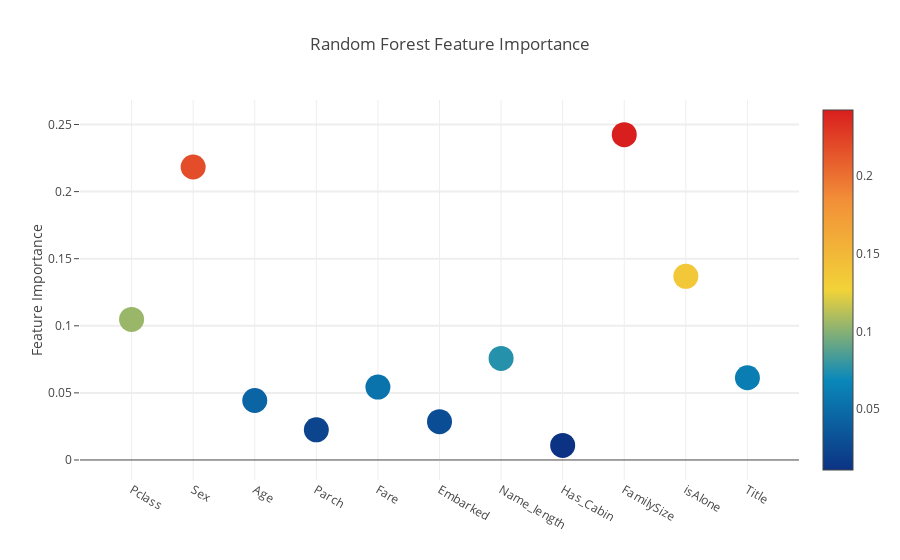
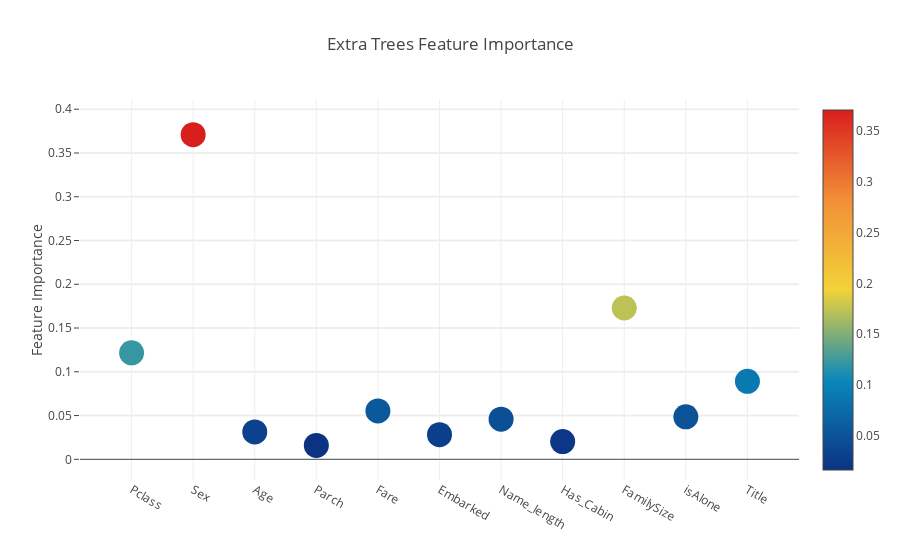
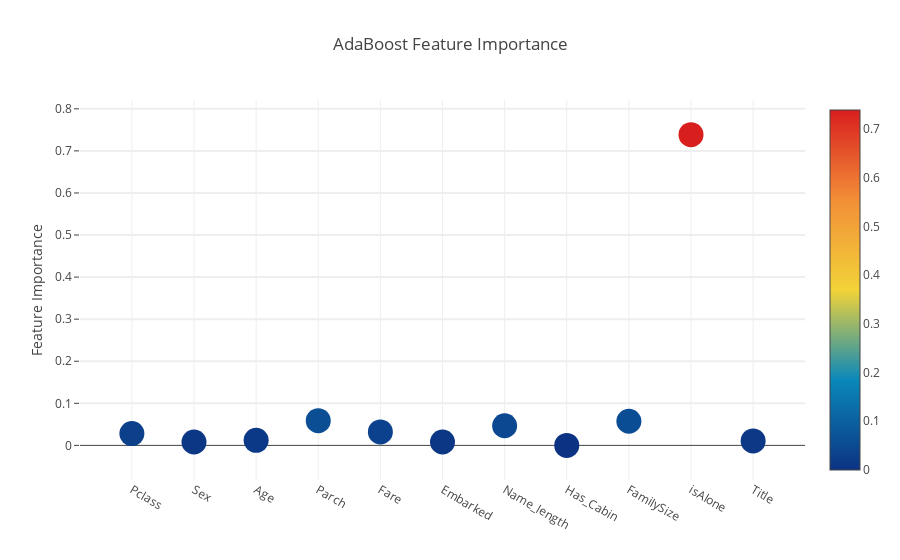
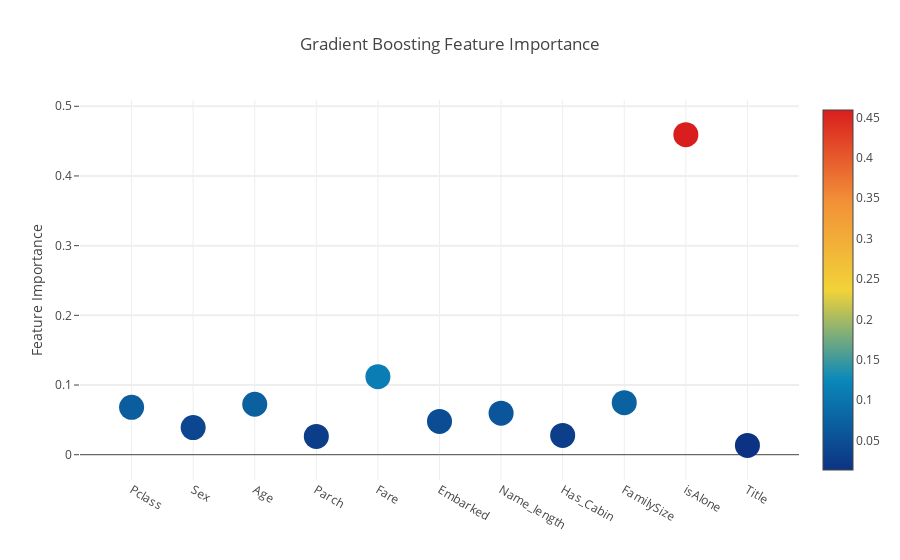

Here is the notebook cell these charts were saved with, in order:
### Code cell
# Scatter plot 
trace = go.Scatter(
    y = feature_dataframe['Random Forest feature importances'].values,
    x = feature_dataframe['features'].values,
    mode='markers',
    marker=dict(
        sizemode = 'diameter',
        sizeref = 1,
        size = 25,
#       size= feature_dataframe['AdaBoost feature importances'].values,
        #color = np.random.randn(500), #set color equal to a variable
        color = feature_dataframe['Random Forest feature importances'].values,
        colorscale='Portland',
        showscale=True
    ),
    text = feature_dataframe['features'].values
)
data = [trace]

layout= go.Layout(
    autosize= True,
    title= 'Random Forest Feature Importance',
    hovermode= 'closest',
#     xaxis= dict(
#         title= 'Pop',
#         ticklen= 5,
#         zeroline= False,
#         gridwidth= 2,
#     ),
    yaxis=dict(
        title= 'Feature Importance',
        ticklen= 5,
        gridwidth= 2
    ),
    showlegend= False
)
fig = go.Figure(data=data, layout=layout)
py.iplot(fig,filename='scatter2010')

# Scatter plot 
trace = go.Scatter(
    y = feature_dataframe['Extra Trees  feature importances'].values,
    x = feature_dataframe['features'].values,
    mode='markers',
    marker=dict(
        sizemode = 'diameter',
        sizeref = 1,
        size = 25,
#       size= feature_dataframe['AdaBoost feature importances'].values,
        #color = np.random.randn(500), #set color equal to a variable
        color = feature_dataframe['Extra Trees  feature importances'].values,
        colorscale='Portland',
        showscale=True
    ),
    text = feature_dataframe['features'].values
)
data = [trace]

layout= go.Layout(
    autosize= True,
    title= 'Extra Trees Feature Importance',
    hovermode= 'closest',
#     xaxis= dict(
#         title= 'Pop',
#         ticklen= 5,
#         zeroline= False,
#         gridwidth= 2,
#     ),
    yaxis=dict(
        title= 'Feature Importance',
        ticklen= 5,
        gridwidth= 2
    ),
    showlegend= False
)
fig = go.Figure(data=data, layout=layout)
py.iplot(fig,filename='scatter2010')

# Scatter plot 
trace = go.Scatter(
    y = feature_dataframe['AdaBoost feature importances'].values,
    x = feature_dataframe['features'].values,
    mode='markers',
    marker=dict(
        sizemode = 'diameter',
        sizeref = 1,
        size = 25,
#       size= feature_dataframe['AdaBoost feature importances'].values,
        #color = np.random.randn(500), #set color equal to a variable
        color = feature_dataframe['AdaBoost feature importances'].values,
        colorscale='Portland',
        showscale=True
    ),
    text = feature_dataframe['features'].values
)
data = [trace]

layout= go.Layout(
    autosize= True,
    title= 'AdaBoost Feature Importance',
    hovermode= 'closest',
#     xaxis= dict(
#         title= 'Pop',
#         ticklen= 5,
#         zeroline= False,
#         gridwidth= 2,
#     ),
    yaxis=dict(
        title= 'Feature Importance',
        ticklen= 5,
        gridwidth= 2
    ),
    showlegend= False
)
fig = go.Figure(data=data, layout=layout)
py.iplot(fig,filename='scatter2010')

# Scatter plot 
trace = go.Scatter(
    y = feature_dataframe['Gradient Boost feature importances'].values,
    x = feature_dataframe['features'].values,
    mode='markers',
    marker=dict(
        sizemode = 'diameter',
        sizeref = 1,
        size = 25,
#       size= feature_dataframe['AdaBoost feature importances'].values,
        #color = np.random.randn(500), #set color equal to a variable
        color = feature_dataframe['Gradient Boost feature importances'].values,
        colorscale='Portland',
        showscale=True
    ),
    text = feature_dataframe['features'].values
)
data = [trace]

layout= go.Layout(
    autosize= True,
    title= 'Gradient Boosting Feature Importance',
    hovermode= 'closest',
#     xaxis= dict(
#         title= 'Pop',
#         ticklen= 5,
#         zeroline= False,
#         gridwidth= 2,
#     ),
    yaxis=dict(
        title= 'Feature Importance',
        ticklen= 5,
        gridwidth= 2
    ),
    showlegend= False
)
fig = go.Figure(data=data, layout=layout)
py.iplot(fig,filename='scatter2010')

### Figure 1 — Plotly figure (JSON) as saved in the notebook; plotly's stock layout.template omitted (floating-point values rounded to 4 significant figures)
{"data": [{"marker": {"color": [0.1047, 0.2184, 0.04433, 0.02249, 0.05433, 0.02854, 0.0757, 0.01088, 0.2425, 0.1369, 0.06128], "colorscale": "Portland", "showscale": true, "size": 25, "sizemode": "diameter", "sizeref": 1}, "mode": "markers", "text": ["Pclass", "Sex", "Age", "Parch", "Fare", "Embarked", "Name_length", "Has_Cabin", "FamilySize", "isAlone", "Title"], "type": "scatter", "x": ["Pclass", "Sex", "Age", "Parch", "Fare", "Embarked", "Name_length", "Has_Cabin", "FamilySize", "isAlone", "Title"], "y": [0.1047, 0.2184, 0.04433, 0.02249, 0.05433, 0.02854, 0.0757, 0.01088, 0.2425, 0.1369, 0.06128]}], "layout": {"autosize": true, "hovermode": "closest", "showlegend": false, "title": "Random Forest Feature Importance", "yaxis": {"gridwidth": 2, "ticklen": 5, "title": "Feature Importance"}}}

### Figure 2 — Plotly figure (JSON) as saved in the notebook; plotly's stock layout.template omitted (floating-point values rounded to 4 significant figures)
{"data": [{"marker": {"color": [0.1217, 0.371, 0.0313, 0.01592, 0.05526, 0.02816, 0.0459, 0.0203, 0.1729, 0.04854, 0.0891], "colorscale": "Portland", "showscale": true, "size": 25, "sizemode": "diameter", "sizeref": 1}, "mode": "markers", "text": ["Pclass", "Sex", "Age", "Parch", "Fare", "Embarked", "Name_length", "Has_Cabin", "FamilySize", "isAlone", "Title"], "type": "scatter", "x": ["Pclass", "Sex", "Age", "Parch", "Fare", "Embarked", "Name_length", "Has_Cabin", "FamilySize", "isAlone", "Title"], "y": [0.1217, 0.371, 0.0313, 0.01592, 0.05526, 0.02816, 0.0459, 0.0203, 0.1729, 0.04854, 0.0891]}], "layout": {"autosize": true, "hovermode": "closest", "showlegend": false, "title": "Extra Trees Feature Importance", "yaxis": {"gridwidth": 2, "ticklen": 5, "title": "Feature Importance"}}}

### Figure 3 — Plotly figure (JSON) as saved in the notebook; plotly's stock layout.template omitted (floating-point values rounded to 4 significant figures)
{"data": [{"marker": {"color": [0.028, 0.008, 0.012, 0.05867, 0.032, 0.008, 0.04667, 0, 0.05733, 0.7387, 0.01067], "colorscale": "Portland", "showscale": true, "size": 25, "sizemode": "diameter", "sizeref": 1}, "mode": "markers", "text": ["Pclass", "Sex", "Age", "Parch", "Fare", "Embarked", "Name_length", "Has_Cabin", "FamilySize", "isAlone", "Title"], "type": "scatter", "x": ["Pclass", "Sex", "Age", "Parch", "Fare", "Embarked", "Name_length", "Has_Cabin", "FamilySize", "isAlone", "Title"], "y": [0.028, 0.008, 0.012, 0.05867, 0.032, 0.008, 0.04667, 0, 0.05733, 0.7387, 0.01067]}], "layout": {"autosize": true, "hovermode": "closest", "showlegend": false, "title": "AdaBoost Feature Importance", "yaxis": {"gridwidth": 2, "ticklen": 5, "title": "Feature Importance"}}}

### Figure 4 — Plotly figure (JSON) as saved in the notebook; plotly's stock layout.template omitted (floating-point values rounded to 4 significant figures)
{"data": [{"marker": {"color": [0.06796, 0.03889, 0.07238, 0.02629, 0.1119, 0.04779, 0.05966, 0.02775, 0.07463, 0.4593, 0.0134], "colorscale": "Portland", "showscale": true, "size": 25, "sizemode": "diameter", "sizeref": 1}, "mode": "markers", "text": ["Pclass", "Sex", "Age", "Parch", "Fare", "Embarked", "Name_length", "Has_Cabin", "FamilySize", "isAlone", "Title"], "type": "scatter", "x": ["Pclass", "Sex", "Age", "Parch", "Fare", "Embarked", "Name_length", "Has_Cabin", "FamilySize", "isAlone", "Title"], "y": [0.06796, 0.03889, 0.07238, 0.02629, 0.1119, 0.04779, 0.05966, 0.02775, 0.07463, 0.4593, 0.0134]}], "layout": {"autosize": true, "hovermode": "closest", "showlegend": false, "title": "Gradient Boosting Feature Importance", "yaxis": {"gridwidth": 2, "ticklen": 5, "title": "Feature Importance"}}}
